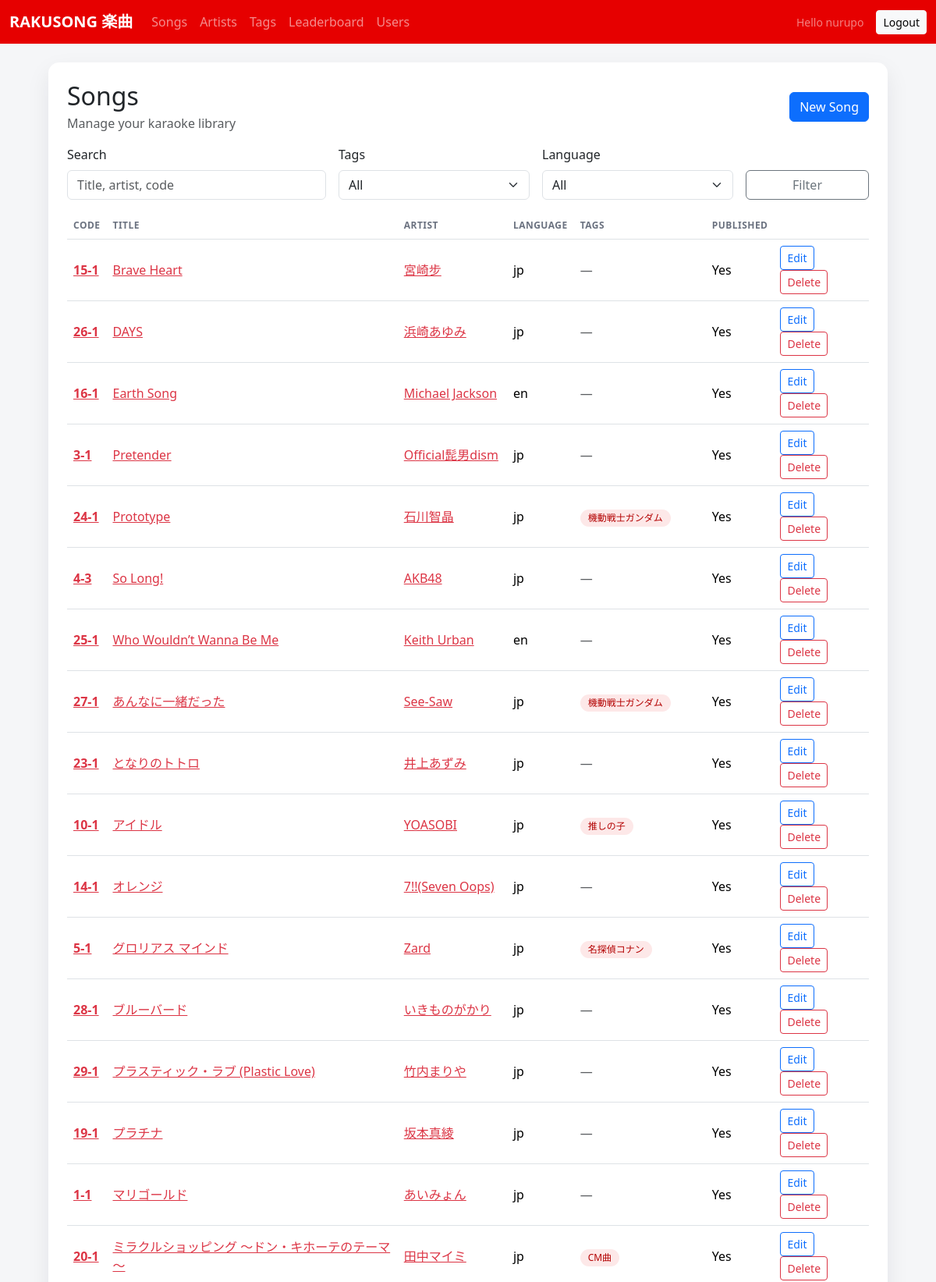
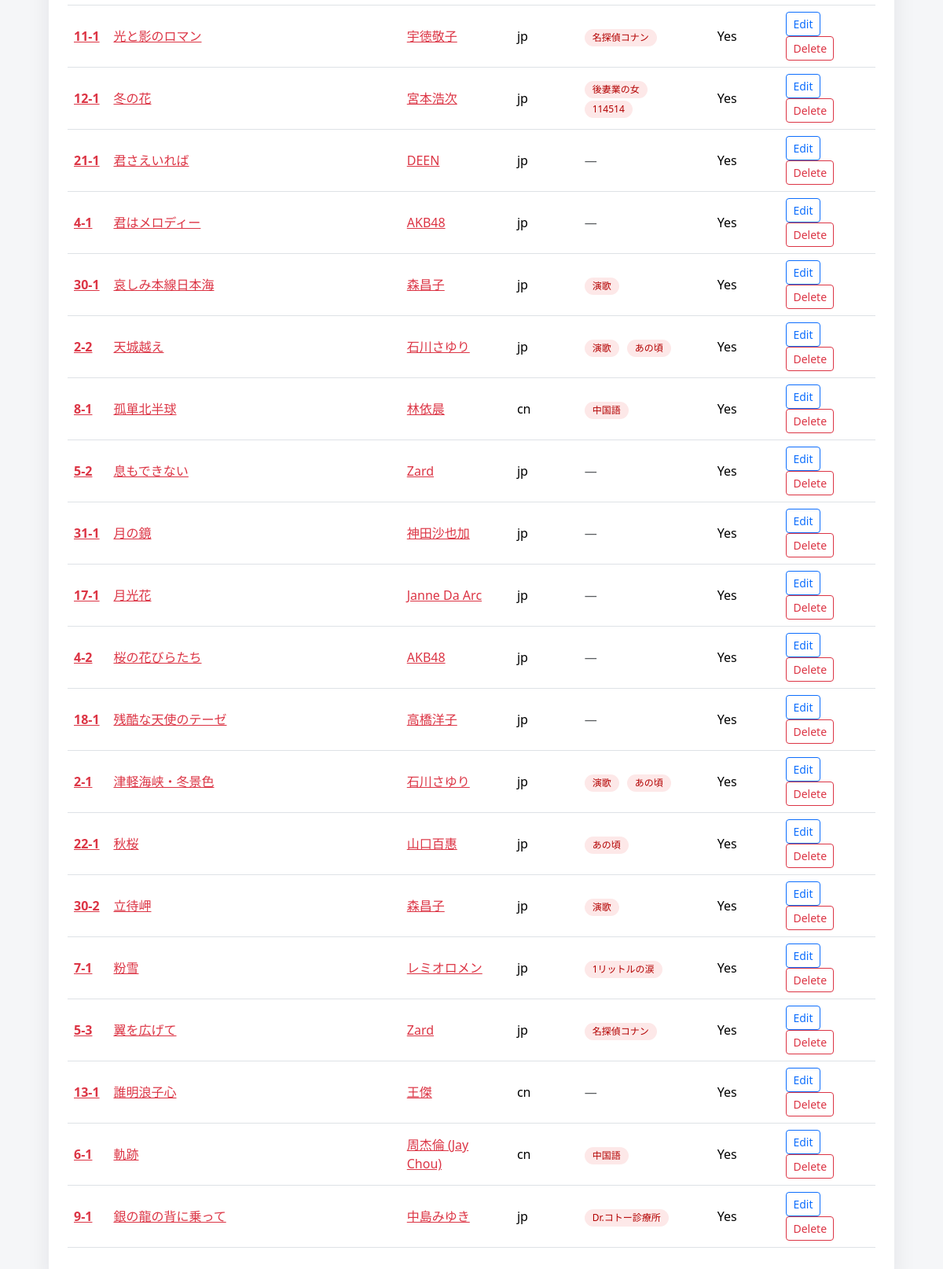
Before: /ui/songs/ (signed in) with the older database file (2 pictures, top to bottom).
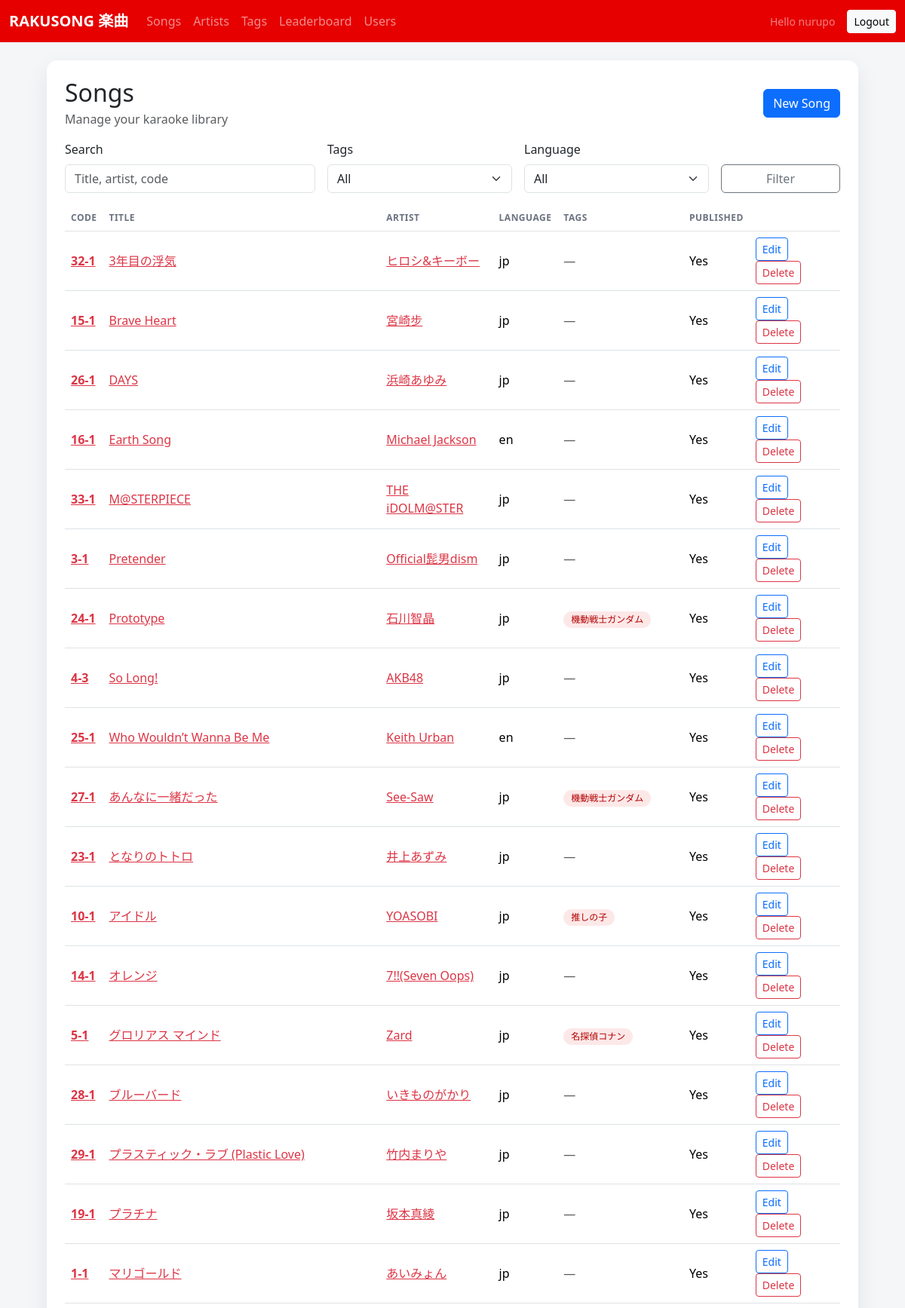
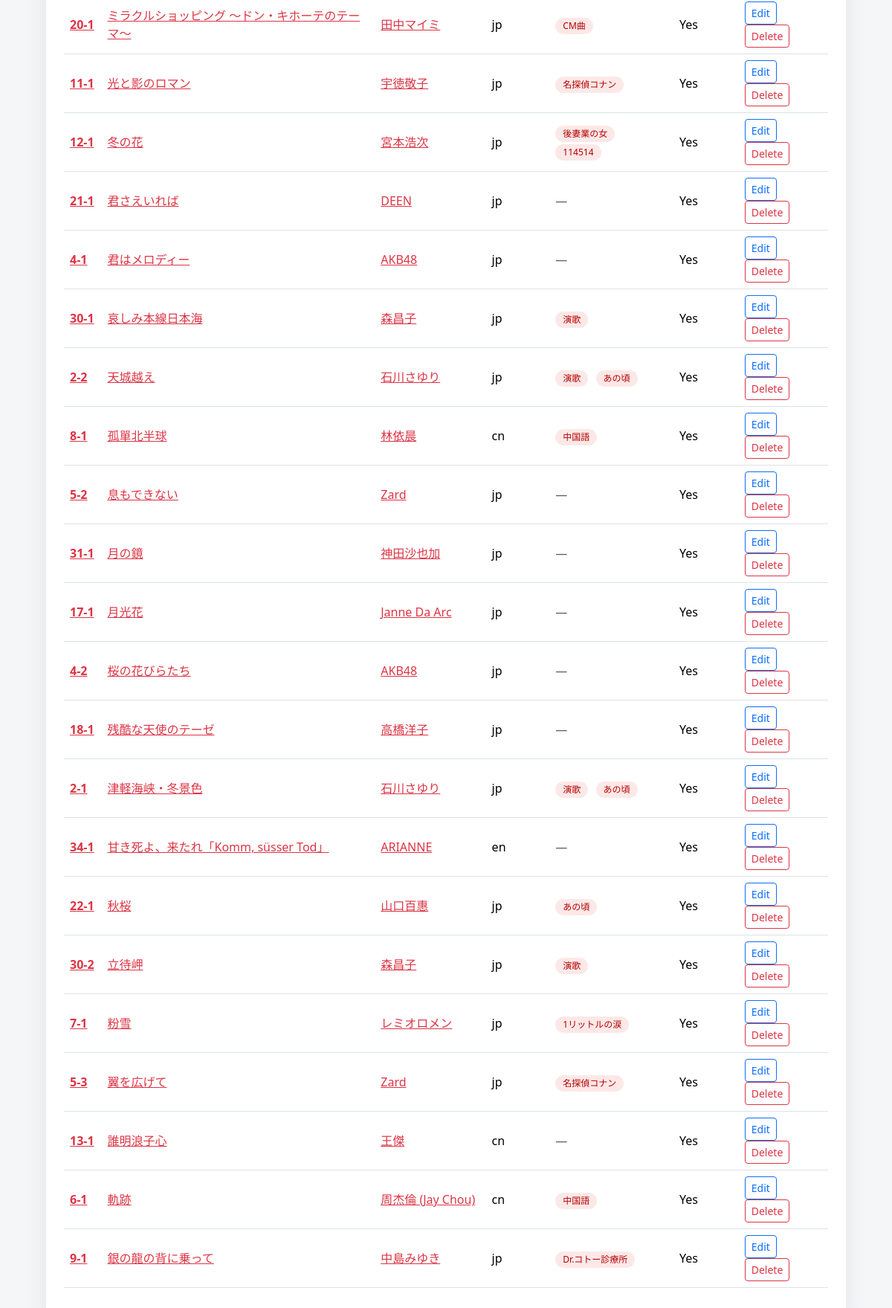
After: the same page with the newer database file (2 pictures, top to bottom).
### songs/models.py (models this page shows, shortened)
class Song(models.Model):
    code = models.CharField(max_length=32, unique=True, blank=True)
    title = models.CharField(max_length=255)
    artist = models.CharField(max_length=255, blank=True)
    artist_no = models.PositiveIntegerField(null=True, blank=True)
    song_no = models.PositiveIntegerField(null=True, blank=True)
    language = models.CharField(max_length=32, blank=True, default='jp')
    duration_seconds = models.PositiveIntegerField(null=True, blank=True)
    bpm = models.PositiveIntegerField(null=True, blank=True)
    key = models.CharField(max_length=16, blank=True)
    tags = models.ManyToManyField(Tag, blank=True, related_name='songs')
    midi_file = models.FileField(upload_to=midi_upload_path, blank=True, null=True)
    lrc_file = models.FileField(upload_to=lrc_upload_path, blank=True, null=True)
    cover_image = models.ImageField(upload_to='songs/cover/', blank=True, null=True)
    lrc_offset = models.IntegerField(default=0)
    is_published = models.BooleanField(default=True)
    created_at = models.DateTimeField(auto_now_add=True)
    updated_at = models.DateTimeField(auto_now=True)

class Tag(models.Model):
    name = models.CharField(max_length=64, unique=True)

### songs/views_ui.py (the view)
@login_required
def song_list(request):
    q = (request.GET.get('q') or '').strip()
    tag = (request.GET.get('tag') or '').strip()
    language = (request.GET.get('language') or '').strip()
    songs = Song.objects.all().prefetch_related('tags')
    if q:
        songs = songs.filter(Q(title__icontains=q) | Q(artist__icontains=q) | Q(code__icontains=q))
    if tag:
        songs = songs.filter(tags__name__iexact=tag)
    if language:
        songs = songs.filter(language__iexact=language)
    songs = songs.order_by('title')
    tag_options = Tag.objects.order_by('name')
    language_options = Song.objects.exclude(language='').values_list('language', flat=True).distinct().order_by('language')
    return render(
        request,
        'songs/song_list.html',
        {
            'songs': songs,
            'q': q,
            'tag': tag,
            'language': language,
            'tag_options': tag_options,
            'language_options': language_options,
        },
    )

### templates/songs/song_list.html (shortened to what this page needs)
{% extends "base.html" %}
{% block content %}
  <div class="card p-4">
    <div class="d-flex flex-wrap gap-3 justify-content-between align-items-center mb-3">
      <div>
        <h2 class="mb-1">Songs</h2>
        <div class="text-muted">Manage your karaoke library</div>
      </div>
      <a class="btn btn-primary" href="{% url 'ui_song_create' %}">New Song</a>
    </div>
    <form method="get" class="row g-3 align-items-end mb-3">
      <div class="col-md-4">
        <label class="form-label">Search</label>
        <input type="text" name="q" value="{{ q }}" placeholder="Title, artist, code" class="form-control" />
      </div>
      <div class="col-md-3">
        <label class="form-label">Tags</label>
        <select name="tag" class="form-select">
          <option value="">All</option>
        </select>
      </div>
      <div class="col-md-3">
        <label class="form-label">Language</label>
        <select name="language" class="form-select">
          <option value="">All</option>
        </select>
      </div>
      <div class="col-md-2 d-grid">
        <button class="btn btn-outline-secondary" type="submit">Filter</button>
      </div>
    </form>
    <div class="table-responsive">
      <table class="table align-middle">
      <thead>
        <tr>
          <th>Code</th>
          <th>Title</th>
          <th>Artist</th>
          <th>Language</th>
          <th>Tags</th>
          <th>Published</th>
          <th></th>
        </tr>
      </thead>
      <tbody>
        {% for song in songs %}
          <tr>
            <td><a class="link-danger fw-semibold" href="{% url 'ui_song_edit' song.pk %}">{{ song.code }}</a></td>
            <td><a class="link-danger" href="{% url 'ui_song_edit' song.pk %}">{{ song.title }}</a></td>
            <td>
              {% if song.artist_no %}
                <a class="link-danger" href="{% url 'ui_artist_detail' song.artist_no %}">{{ song.artist }}</a>
              {% else %}
                {{ song.artist }}
              {% endif %}
            </td>
            <td>{{ song.language|default:"-" }}</td>
            <td>
              {% for tag in song.tags.all %}
                <span class="pill">{{ tag.name }}</span>
              {% empty %}
                <span class="text-muted">—</span>
              {% endfor %}
            </td>
            <td>{{ song.is_published|yesno:"Yes,No" }}</td>
            <td>
              <a class="btn btn-sm btn-outline-primary" href="{% url 'ui_song_edit' song.pk %}">Edit</a>
              <a class="btn btn-sm btn-outline-danger" href="{% url 'ui_song_delete' song.pk %}">Delete</a>
            </td>
          </tr>
        {% empty %}
          <tr>
            <td colspan="7" class="text-muted">No songs found.</td>
          </tr>
        {% endfor %}
      </tbody>
      </table>
    </div>
  </div>
{% endblock %}

### templates/base.html (shortened to what this page needs)
<!DOCTYPE html>
<html lang="en">
  <head>
    <link
      href="https://cdnjs.cloudflare.com/ajax/libs/bootstrap/5.3.8/css/bootstrap.min.css"
      rel="stylesheet"
    />
  </head>
  <body>
    <nav class="navbar navbar-expand-lg navbar-dark" style="background: #e60000;">
      <div class="container-fluid">
        <a class="navbar-brand fw-semibold" href="{% url 'ui_song_list' %}">RAKUSONG 楽曲</a>
        <div class="collapse navbar-collapse" id="mainNav">
          <ul class="navbar-nav me-auto mb-2 mb-lg-0">
            <li class="nav-item"><a class="nav-link" href="{% url 'ui_song_list' %}">Songs</a></li>
            <li class="nav-item"><a class="nav-link" href="{% url 'ui_artist_list' %}">Artists</a></li>
            <li class="nav-item"><a class="nav-link" href="{% url 'ui_tag_list' %}">Tags</a></li>
            <li class="nav-item"><a class="nav-link" href="{% url 'ui_leaderboard' %}">Leaderboard</a></li>
            <li class="nav-item"><a class="nav-link" href="{% url 'ui_user_list' %}">Users</a></li>
          </ul>
          {% if request.user.is_authenticated %}
            <div class="d-flex align-items-center gap-3">
              <span class="text-white-50 small">Hello {{ request.user.username }}</span>
              <a class="btn btn-light btn-sm" href="{% url 'ui_logout' %}">Logout</a>
            </div>
          {% endif %}
        </div>
      </div>
    </nav>
    <main class="container page-shell py-4">
      {% block content %}{% endblock %}
    </main>
  </body>
</html>

### templates/base.html (style rules this page uses)
:root { color-scheme: light; --bs-primary: #e60000; --bs-primary-rgb: 230, 0, 0; --bs-link-color: #e60000; --bs-link-hover-color: #b30000; }
body { margin: 0; font-family: "Segoe UI", "Helvetica Neue", Arial, sans-serif; background: #f5f6f8; color: #1b1f24; }
.page-shell { max-width: 1100px; }
.card { border-radius: 14px; box-shadow: 0 12px 30px rgba(17, 24, 39, 0.08); border: none; }
.table thead th { color: #6b7280; font-weight: 600; text-transform: uppercase; letter-spacing: 0.04em; font-size: 12px; }
.pill { display: inline-flex; padding: 2px 10px; border-radius: 999px; background: #fde8e8; color: #b30000; font-size: 12px; margin-right: 6px; }

Changed rows visible on the page:
added Song: code "32-1", title "3年目の浮気", artist "ヒロシ&キーボー", language "jp", is_published "Yes"
added Song: code "33-1", title "M@STERPIECE", artist "THE iDOLM@STER", language "jp", is_published "Yes"
added Song: code "34-1", title "甘き死よ、来たれ「Komm, süsser Tod」", artist "ARIANNE", language "en", is_published "Yes"
